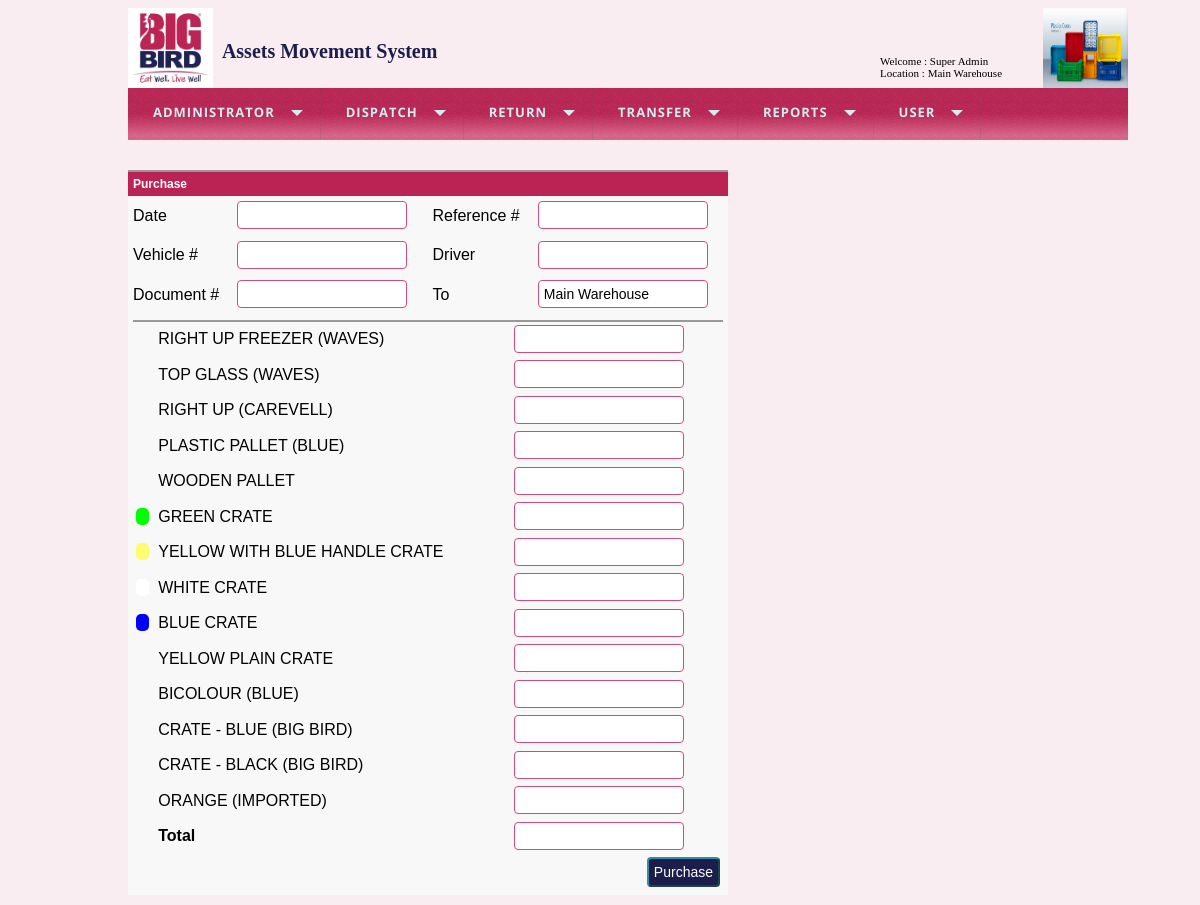
The page /purchases.php (signed in) on the database its author committed.
### tables this page shows
CREATE TABLE IF NOT EXISTS `items` (
  `id` int(11) NOT NULL AUTO_INCREMENT,
  `code` varchar(50) DEFAULT NULL,
  `name` varchar(50) NOT NULL,
  `display_name` varchar(50) NOT NULL,
  `item_group` varchar(25) DEFAULT NULL,
  `for_customer` tinyint(1) DEFAULT NULL,
  `department` tinyint(1) DEFAULT NULL,
  `color` varchar(6) NOT NULL,
  `is_active` tinyint(1) NOT NULL DEFAULT '1',
  `created_on` timestamp NOT NULL DEFAULT CURRENT_TIMESTAMP,
  PRIMARY KEY (`id`)
);

### includes/database.php (called while the page is built, shortened)
<?php
function getRows($query_string)
{
    $rs=array();
    $queryId = mysql_query($query_string);
    if (! $queryId)
    {
        throwException($query_string);
        return $rs;
    }
    else
    {
        while($row=mysql_fetch_assoc($queryId))
        {
            $rs[]=$row;
        }
        return $rs;
    }
    return $rs;
}
?>

### purchases.php (the view, shortened to what this page needs)
<?php
$docNo="";
require_once("includes/header.php");
$items =getRows("select * from items");
?>
 <div style="width:600px;">
<form action="transfer.php" method="post" onsubmit="return AddTransfer();" >
	<table border="0" cellpadding="5" cellspacing="0" width="600"  class="tblSaveForm">
	<tr class="tableheader">
        <td colspan="4"><?php
			if($_SESSION['isAdmin']==1 && !isset($_GET['to']))
			{
				echo "Purchase";
				$label="Purchase";
			}
			else
			{
				echo "Transfer Shipped";
				$label="Transfer";
			}
		?></td>
    </tr>
		<tr>
			<td>Date</td> <td> <input class="txtField" readonly type="text" name="cdate" id="cdate" /> </td>
			<td>Reference #</td><td><input class="txtField" type="text" name="reference" id="reference" /></td>
		</tr>
		<tr>
			<td>Vehicle # </td> <td> <input class="txtField" type="text" name="vehicle" id="vehicle" />  </td>
			<td>Driver</td> <td> <input class="txtField" type="text" name="driver" id="driver" /> </td>
		</tr>
		<tr>
			<td>Document #</td> <td> <input value="<?=$docNo?>" readonly type="text" name="docno" id="docno" class="txtField" /> </td>
			<td>To </td> <td> <input class="txtField" readonly type="text" name="location" value="<?=$_SESSION['location']?>"  />  </td>
		</tr>
		<tr>
			<td colspan="4">
				<table border="0" cellpadding="3" cellspacing="0" width="100%" align="center" class="tblSaveForm">
				<?php
					$sql="select * from items where is_active=1 order by 1 ";
					$rows=getRows($sql);
					foreach($rows as $row)
					{
				?>
					<tr>
						<td><div class="items" style="background-color:<?=$row['color']?>;" >&nbsp;&nbsp;&nbsp;</div> &nbsp;<?=$row['name']?></td><td> <input onchange="purchaseTotal();" class="txtField qty" type="text" name="items[<?=$row['id']?>]" id="items<?=$row['id']?>" />  </td>
					</tr>
					<?php } ?>
					<tr>
						<td class="gridheader">&nbsp;&nbsp;&nbsp;&nbsp; Total</td><td> <input class="txtField" type="text" name="gtotal" id="gtotal" />  </td>
					</tr>
					<tr>
						<td> &nbsp;</td>
						<td> <input type="submit" name="submit" value="<?=$label?>" class="btnSubmit"> </td>
					</tr>
				</table>
			</td>
		</tr>
		</table>
</form>
</div>

### css/styles.css (style rules this page uses)
body { font-family:Arial; font-size:60% !important; background-color:#F9EDF1; }
input { font-family:Arial; font-size:14px; }
.tblSaveForm { border-top:2px #999999 solid; background-color: #f8f8f8; }
.tableheader { background-color: #BB2354; color:#FFFFFF; font-weight:600; font-size:12px; }
.btnSubmit { background-color:#1B1D4D; padding:5px; border-color:#308FA3; border-radius:4px; color:white; float:right; }
.txtField { padding: 5px; border:#CE4E77 1px solid; border-radius:4px; width:170px; }
.items { -moz-border-radius: 5px; -webkit-border-radius: 5px; border-radius:5px; width:25px; height:20px; display:inline; }
.gridheader { font-weight:900; }

### rows shown on the page
items: name "RIGHT UP FREEZER (WAVES)"
items: name "TOP GLASS (WAVES)"
items: name "RIGHT UP (CAREVELL)"
items: name "PLASTIC PALLET (BLUE)"
items: name "WOODEN PALLET"
items: name "GREEN CRATE"
items: name "YELLOW WITH BLUE HANDLE CRATE"
items: name "WHITE CRATE"
items: name "BLUE CRATE"
items: name "YELLOW PLAIN CRATE"
items: name "BICOLOUR (BLUE)"
items: name "CRATE - BLUE (BIG BIRD)"
items: name "CRATE - BLACK (BIG BIRD)"
items: name "ORANGE (IMPORTED)"

### other values the page prints
$_SESSION['user'] "Super Admin"
$_SESSION['location'] "Main Warehouse"
